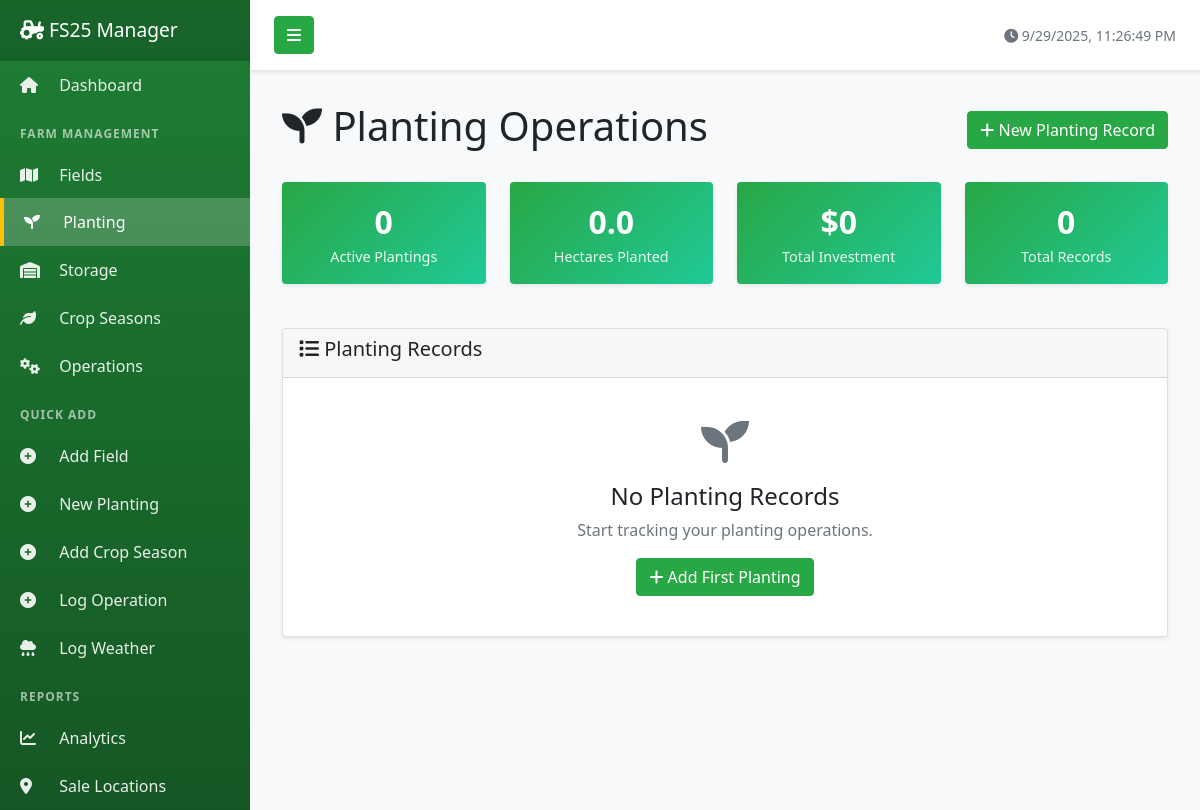
Before: /planting with the older database file.
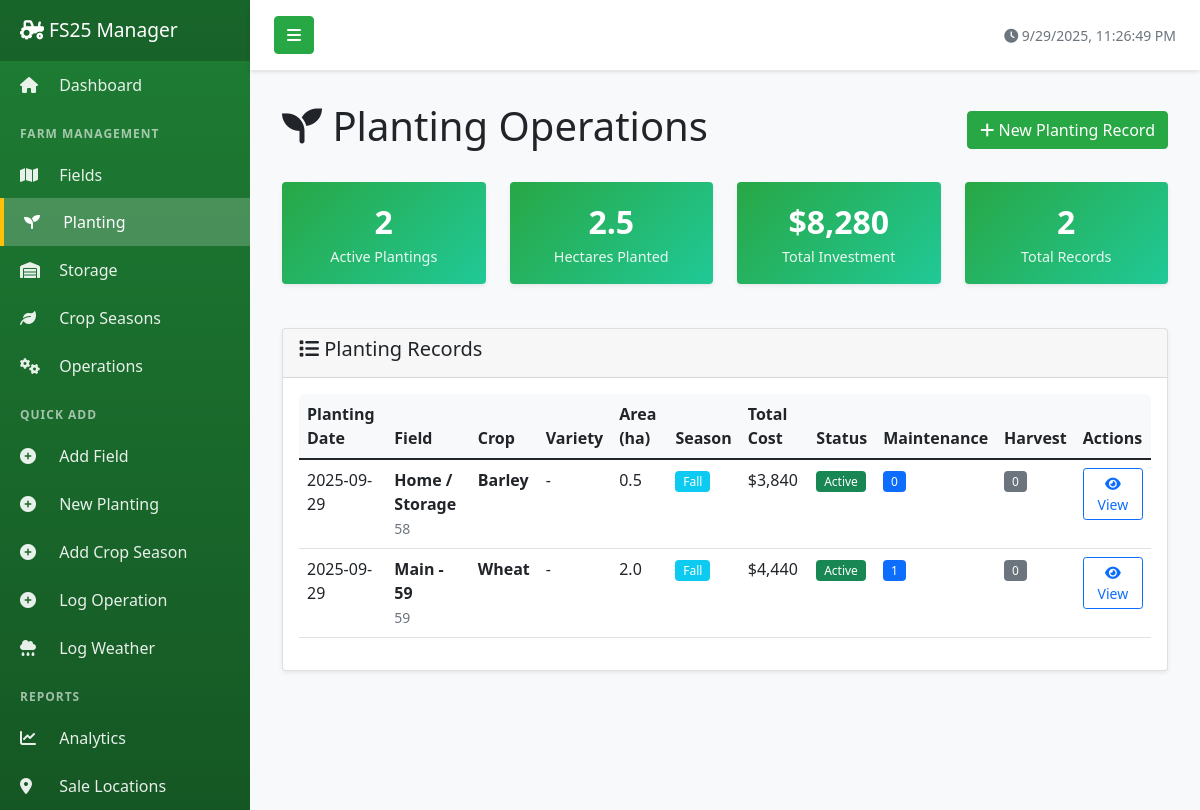
After: the same page with the newer database file.
### tables this page shows
CREATE TABLE planting_records (
            planting_id INTEGER PRIMARY KEY AUTOINCREMENT,
            field_id TEXT NOT NULL,
            crop_type TEXT NOT NULL,
            variety TEXT,
            planting_date DATE NOT NULL,
            planting_season TEXT,
            expected_harvest_date DATE,
            planted_area_ha REAL,
            
            -- Costs
            seed_cost REAL DEFAULT 0,
            seed_rate TEXT,
            fertilizer_cost REAL DEFAULT 0,
            lime_cost REAL DEFAULT 0,
            labor_cost REAL DEFAULT 0,
            equipment_cost REAL DEFAULT 0,
            fuel_cost REAL DEFAULT 0,
            other_costs REAL DEFAULT 0,
            total_planting_cost REAL DEFAULT 0,
            cost_per_hectare REAL DEFAULT 0,
            
            -- Details
            planting_method TEXT,
            soil_temp_c REAL,
            soil_moisture TEXT,
            weather_conditions TEXT,
            operator_name TEXT,
            notes TEXT,
            
            -- Status
            status TEXT DEFAULT 'Active',
            created_date TIMESTAMP DEFAULT CURRENT_TIMESTAMP,
            updated_date TIMESTAMP DEFAULT CURRENT_TIMESTAMP,
            
            FOREIGN KEY (field_id) REFERENCES fields (field_id)
        );

CREATE TABLE fields (
            field_id TEXT PRIMARY KEY,
            field_name TEXT NOT NULL,
            size_hectares REAL NOT NULL,
            soil_type TEXT,
            soil_ph REAL,
            organic_matter_percent REAL,
            drainage_rating TEXT,
            slope_percent REAL,
            gps_latitude REAL,
            gps_longitude REAL,
            purchase_price REAL,
            purchase_date DATE,
            current_value REAL,
            stone_percent REAL,
            notes TEXT,
            created_date TIMESTAMP DEFAULT CURRENT_TIMESTAMP,
            updated_date TIMESTAMP DEFAULT CURRENT_TIMESTAMP
        );

### app.py (the view)
@app.route('/planting')
def planting_dashboard():
    conn = get_db_connection()
    if not conn:
        return redirect(url_for('index'))
    try:
        plantings = conn.execute('''
            SELECT
                p.*,
                f.field_name,
                f.size_hectares as field_size,
                (SELECT COUNT(*) FROM field_maintenance WHERE planting_id = p.planting_id) as maintenance_count,
                (SELECT COUNT(*) FROM harvest_records WHERE planting_id = p.planting_id) as harvest_count
            FROM planting_records p
            JOIN fields f ON p.field_id = f.field_id
            ORDER BY p.planting_date DESC
        ''').fetchall()
        active_plantings = conn.execute('''
            SELECT COUNT(*) as count FROM planting_records WHERE status = 'Active'
        ''').fetchone()['count']
        total_planted_area = conn.execute('''
            SELECT SUM(planted_area_ha) as total FROM planting_records WHERE status = 'Active'
        ''').fetchone()['total'] or 0
        total_costs = conn.execute('''
            SELECT SUM(total_planting_cost) as total FROM planting_records
        ''').fetchone()['total'] or 0
        conn.close()
        return render_template('planting/dashboard.html',
                             plantings=plantings,
                             active_plantings=active_plantings,
                             total_planted_area=total_planted_area,
                             total_costs=total_costs)
    except Exception as e:
        flash(f'Error loading planting dashboard: {str(e)}', 'error')
        if conn:
            conn.close()
        return redirect(url_for('index'))

### app.py (called while the page is built)
def get_db_connection():
    if not os.path.exists(DATABASE_PATH):
        flash('Database not found! Please run database setup first.', 'error')
        return None
    conn = sqlite3.connect(DATABASE_PATH)
    conn.row_factory = sqlite3.Row  # This enables column access by name: row['field_name']
    return conn

### templates/planting/dashboard.html (shortened to what the changed rows need)
{% extends "base.html" %}
{% block content %}
<div class="d-flex justify-content-between align-items-center mb-4">
    <h1><i class="fas fa-seedling"></i> Planting Operations</h1>
</div>
<div class="row mb-4">
    <div class="col-md-3">
        <div class="card stats-card">
            <div class="card-body">
                <div class="stats-number">{{ active_plantings }}</div>
                <div class="stats-label">Active Plantings</div>
            </div>
        </div>
    </div>
    <div class="col-md-3">
        <div class="card stats-card">
            <div class="card-body">
                <div class="stats-number">{{ "{:,.1f}".format(total_planted_area) }}</div>
                <div class="stats-label">Hectares Planted</div>
            </div>
        </div>
    </div>
    <div class="col-md-3">
        <div class="card stats-card">
            <div class="card-body">
                <div class="stats-number">${{ "{:,.0f}".format(total_costs) }}</div>
                <div class="stats-label">Total Investment</div>
            </div>
        </div>
    </div>
    <div class="col-md-3">
        <div class="card stats-card">
            <div class="card-body">
                <div class="stats-number">{{ plantings|length }}</div>
                <div class="stats-label">Total Records</div>
            </div>
        </div>
    </div>
</div>
<div class="card">
    <div class="card-body">
        {% if plantings %}
        <div class="table-responsive">
            <table class="table table-hover">
                <thead>
                    <tr>
                        <th>Planting Date</th>
                        <th>Field</th>
                        <th>Crop</th>
                        <th>Variety</th>
                        <th>Area (ha)</th>
                        <th>Season</th>
                        <th>Total Cost</th>
                        <th>Status</th>
                        <th>Maintenance</th>
                        <th>Harvest</th>
                        <th>Actions</th>
                    </tr>
                </thead>
                <tbody>
                    {% for p in plantings %}
                    <tr>
                        <td>{{ p.planting_date }}</td>
                        <td>
                            <strong>{{ p.field_name }}</strong>
                            <br><small class="text-muted">{{ p.field_id }}</small>
                        </td>
                        <td><strong>{{ p.crop_type }}</strong></td>
                        <td>{{ p.variety or '-' }}</td>
                        <td>{{ "{:.1f}".format(p.planted_area_ha) }}</td>
                        <td>
                            <span class="badge bg-info">{{ p.planting_season or 'N/A' }}</span>
                        </td>
                        <td>${{ "{:,.0f}".format(p.total_planting_cost) }}</td>
                        <td>
                            <span class="badge bg-{{ 'success' if p.status == 'Active' else 'secondary' if p.status == 'Harvested' else 'warning' }}">
                                {{ p.status }}
                            </span>
                        </td>
                        <td>
                            <span class="badge bg-primary">{{ p.maintenance_count }}</span>
                        </td>
                        <td>
                            <span class="badge bg-{{ 'success' if p.harvest_count > 0 else 'secondary' }}">
                                {{ p.harvest_count }}
                            </span>
                        </td>
                        <td>
                            <a href="{{ url_for('planting_detail', planting_id=p.planting_id) }}"
                               class="btn btn-sm btn-outline-primary">
                                <i class="fas fa-eye"></i> View
                            </a>
                        </td>
                    </tr>
                    {% endfor %}
                </tbody>
            </table>
        </div>
        {% else %}
        <div class="text-center py-4">
            <i class="fas fa-seedling fa-3x text-muted mb-3"></i>
            <h4>No Planting Records</h4>
            <p class="text-muted">Start tracking your planting operations.</p>
            <a href="{{ url_for('add_planting') }}" class="btn btn-success">
                <i class="fas fa-plus"></i> Add First Planting
            </a>
        </div>
        {% endif %}
    </div>
</div>
{% endblock %}

Changed rows visible on the page:
added planting_records: planting_date "2025-09-29", field_name "Home / Storage", field_id "58", crop_type "Barley", variety "-", planted_area_ha "0.5", planting_season "Fall", total_planting_cost "3,840", status "Active", maintenance_count "0", harvest_count "0"
added planting_records: planting_date "2025-09-29", field_name "Main - 59", field_id "59", crop_type "Wheat", variety "-", planted_area_ha "2.0", planting_season "Fall", total_planting_cost "4,440", status "Active", maintenance_count "1", harvest_count "0"
Other visible differences:
{{ active_plantings }}: "0" → "2"
{{ "{:,.1f}".format(total_planted_area) }}: "0.0" → "2.5"
{{ "{:,.0f}".format(total_costs) }}: "0" → "8,280"
{{ plantings|length }}: "0" → "2"
text no longer shown: "No Planting Records Start tracking your planting operations. Add First Planting"
text now shown: "Planting Date Field Crop Variety Area (ha) Season Total Cost Status Maintenance Harvest Actions"
